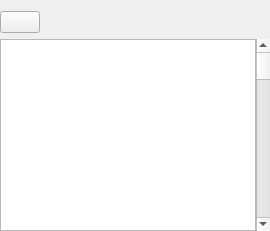
         <widget class="QWidget" name="tab_5">
          <layout class="QVBoxLayout" name="verticalLayout_6">
           <property name="leftMargin">
            <number>0</number>
           </property>
           <property name="rightMargin">
            <number>0</number>
           </property>
           <property name="bottomMargin">
            <number>0</number>
           </property>
           <item>
            <layout class="QHBoxLayout" name="portsToolbar">
             <item>
              <widget class="QPushButton" name="cmdPortsBack">
               <property name="text">
                <string />
               </property>
               <property name="icon">
                <iconset theme="go-previous">
                 <normaloff>../../../../../../../../../../../../../../../../../../../../../../../../../../../../../../../../../../../../../../../../../../../../../../../../../../../../../../../../../../../../../../../../../../../../../../../../../../.designer/backup</normaloff>../../../../../../../../../../../../../../../../../../../../../../../../../../../../../../../../../../../../../../../../../../../../../../../../../../../../../../../../../../../../../../../../../../../../../../../../../../.designer/backup</iconset>
               </property>
              </widget>
             </item>
             <item>
              <widget class="QLabel" name="portsLabel">
               <property name="sizePolicy">
                <sizepolicy hsizetype="Expanding" vsizetype="Preferred">
                 <horstretch>0</horstretch>
                 <verstretch>0</verstretch>
                </sizepolicy>
               </property>
               <property name="text">
                <string />
               </property>
               <property name="textInteractionFlags">
                <set>Qt::TextInteractionFlag::LinksAccessibleByMouse|Qt::TextInteractionFlag::TextSelectableByKeyboard|Qt::TextInteractionFlag::TextSelectableByMouse</set>
               </property>
              </widget>
             </item>
            </layout>
           </item>
           <item>
            <layout class="QHBoxLayout" name="horizontalLayout_14">
             <property name="spacing">
              <number>0</number>
             </property>
             <item>
              <widget class="GenericTableView" name="portsTable">
               <property name="autoScroll">
                <bool>false</bool>
               </property>
               <property name="selectionBehavior">
                <enum>QAbstractItemView::SelectionBehavior::SelectRows</enum>
               </property>
               <property name="horizontalScrollMode">
                <enum>QAbstractItemView::ScrollMode::ScrollPerPixel</enum>
               </property>
               <property name="showGrid">
                <bool>false</bool>
               </property>
               <property name="sortingEnabled">
                <bool>false</bool>
               </property>
               <property name="cornerButtonEnabled">
                <bool>false</bool>
               </property>
               <attribute name="horizontalHeaderStretchLastSection">
                <bool>true</bool>
               </attribute>
               <attribute name="verticalHeaderStretchLastSection">
                <bool>false</bool>
               </attribute>
              </widget>
             </item>
             <item>
              <widget class="QScrollBar" name="portsScrollBar">
               <property name="orientation">
                <enum>Qt::Vertical</enum>
               </property>
              </widget>
             </item>
            </layout>
           </item>
          </layout>
         </widget>
